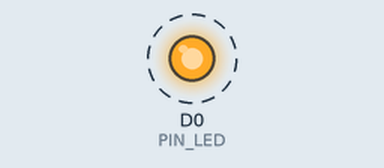
This sketch was run on a simulated ESP8266 (NodeMCU). Parts: output pins drawn as LEDs (lit = HIGH). Dashed ring = blinking.

Above: at 0.5 s.
Timing chart, 0 to 4.6 s (numbered marks = the images above):
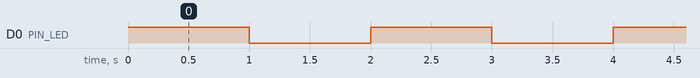

The sketch:

NodeMCU_Test.ino
```cpp
const int PIN_LED = D0; // On-board LED is connected to D0 or GPIO16
void setup()
{
  pinMode(PIN_LED, OUTPUT);
}
void loop()
{
    digitalWrite( PIN_LED, HIGH );
    delay(1000);
    digitalWrite( PIN_LED, LOW );
    delay(1000);
}
```

Measured:
- by itself, D0 (PIN_LED): alternates HIGH for 1.0 s and LOW for 1.0 s
